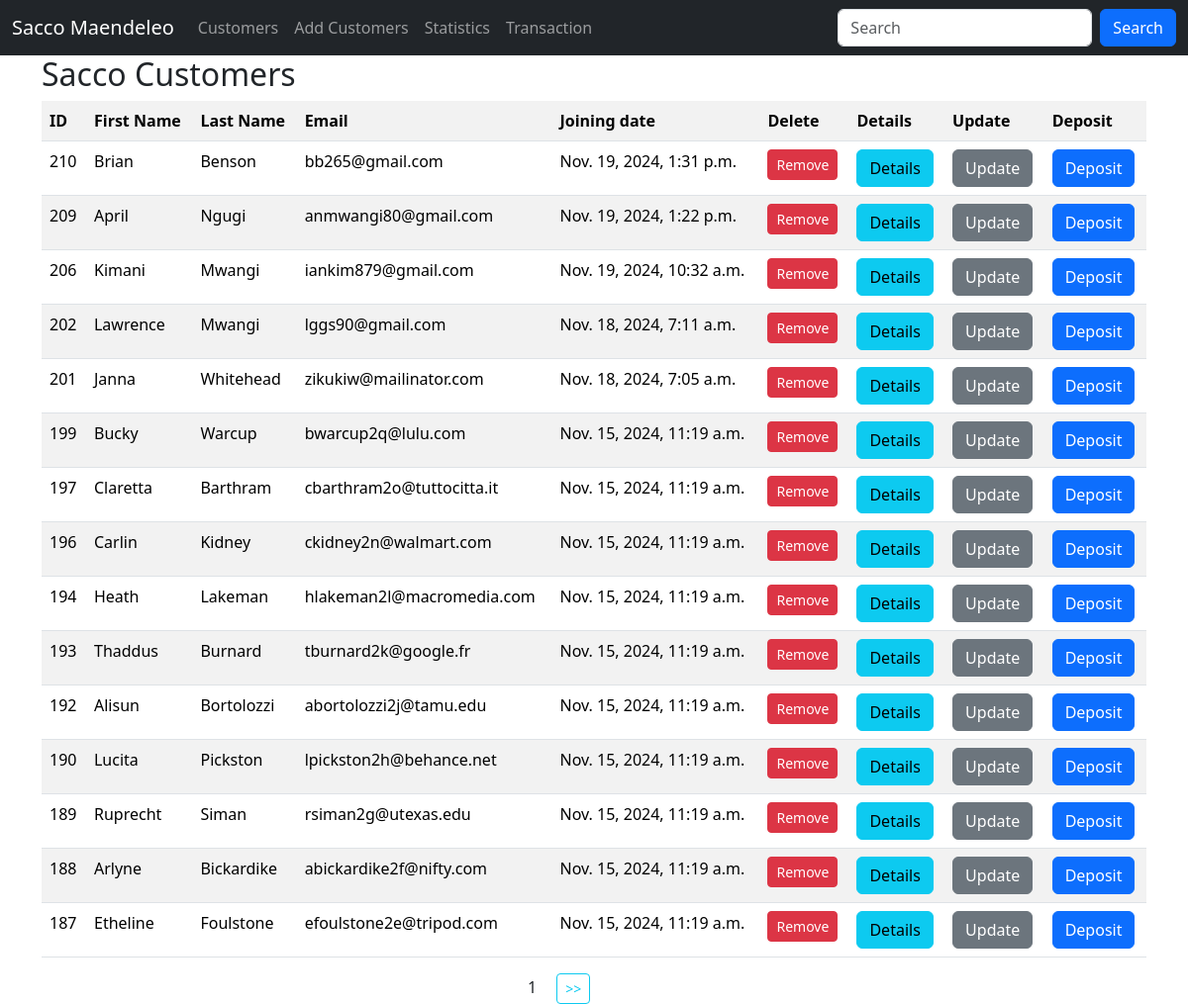
The app's page / (signed in), older data.
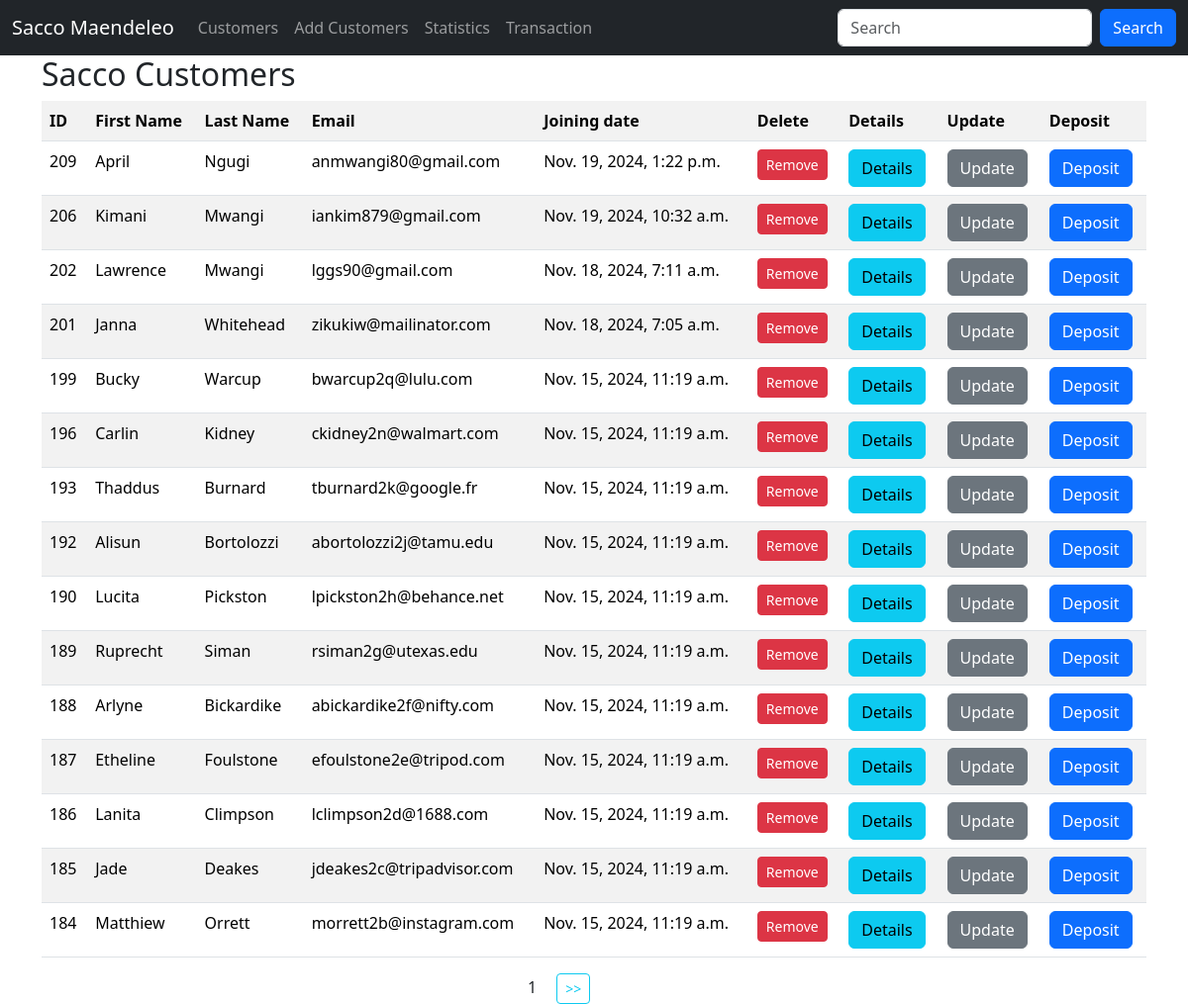
The same page, newer data.
### app/models.py (models this page shows, shortened)
class Customer(models.Model):
    first_name = models.CharField(max_length=30)
    last_name = models.CharField(max_length=30)
    email = models.EmailField(unique=True)
    dob = models.DateField()
    gender = models.CharField(max_length=10)
    weight = models.IntegerField(default=0)
    profile_pic = models.ImageField(upload_to=generate_unique_name, null=True)
    created_at = models.DateTimeField(auto_now_add=True)
    update_at = models.DateTimeField(auto_now=True)
    class Meta:
        db_table = 'customers'

### app/views.py (the view)
# urls.py: path('', views.customers, name='customers'),
@login_required  # decorator
def customers(request):
    data = Customer.objects.all().order_by(
        '-id').values()  # ORM-object relational marker select everything from customers
    paginator = Paginator(data, 15)
    page_number = request.GET.get('page', 1)
    try:
        paginated_data = paginator.page(page_number)
    except PageNotAnInteger | EmptyPage:
        paginated_data = paginator.page(1)
    return render(request, 'customers.html', {'data': paginated_data})

### templates/customers.html (shortened to what this page needs)
{% extends 'master.html' %}
{% block content %}
    <div class="container">
        <h2>Sacco Customers</h2>
        <table class="table table-striped">
            <tr>
                <th>ID</th>
                <th>First Name</th>
                <th>Last Name</th>
                <th>Email</th>
                <th>Joining date</th>
                {% if perms.app.delete_customer %}
                    <th>Delete</th>
                {% endif %}
                {% if perms.app.delete_customer %}
                    <th>Details</th>
                {% endif %}
                {% if perms.app.delete_customer %}
                    <th>Update</th>
                {% endif %}
                {% if perms.app.delete_customer %}
                    <th>Deposit</th>
                {% endif %}
            </tr>
            {% for customer in data.object_list %}
                <tr>
                <td>{{ customer.id }}</td>
                <td>{{ customer.first_name }}</td>
                <td>{{ customer.last_name }}</td>
                <td>{{ customer.email }}</td>
                <td>{{ customer.created_at }}</td>
                {% if perms.app.delete_customer %}
                    <td>
                        <a href="{% url 'remove_customer' customer.id %}" class="btn btn-danger btn-sm">Remove</a>
                    </td>
                {% endif %}
                {% if perms.app.customer_details %}
                    <td>
                        <a href="{% url 'customer_details' customer.id %}" class="btn btn-info bt-sm ">Details</a>
                    </td>
                {% endif %}
                {% if perms.app.update_customer %}
                    <td>
                        <a href="{% url 'update_customer' customer.id %}"
                           class="btn btn-secondary bt-sm ">Update</a>
                    </td>
                {% endif %}
                {% if perms.app.deposit %}
                    <td>
                        <a href="{% url 'deposit' customer.id %}" class="btn btn-primary bt-sm ">Deposit</a>
                    </td>
                {% endif %}
            {% empty %}
                <p>No customers in the sacco</p>
            {% endfor %}
        </table>
        <div class="row justify-content-center">
            <div class="col-sm-2">
                <span class="mx-3">{{ data.number }}</span>
                {% if data.has_next %}
                    <a class="btn btn-outline-info btn-sm" href="?page={{ data.next_page_number }}"> >> </a>
                {% endif %}
            </div>
        </div>
    </div>
{% endblock %}

### templates/master.html (shortened to what this page needs)
<!DOCTYPE html>
<html lang="en">
<head>
    <link href="https://cdn.jsdelivr.net/npm/bootstrap@5.3.3/dist/css/bootstrap.min.css" rel="stylesheet">
</head>
<body>
<nav class="navbar navbar-expand-sm navbar-dark bg-dark">
    <div class="container-fluid">
        <a class="navbar-brand" href="">Sacco Maendeleo</a>
        <div class="collapse navbar-collapse" id="mynavbar">
            <ul class="navbar-nav me-auto">
                <li class="nav-item">
                    <a class="nav-link" href="{% url 'customers' %}">Customers</a>
                </li>
                <li class="nav-item">
                    <a class="nav-link" href="{% url 'add_customers' %}">Add Customers</a>
                </li>
                <li class="nav-item">
                    <a class="nav-link" href="#">Statistics</a>
                </li>
                <li class="nav-item">
                    <a class="nav-link" href="#">Transaction</a>
                </li>
            </ul>
            <form class="d-flex" method="get" action="{% url 'search_customer' %}">
                <input class="form-control me-2" type="text" name="search" placeholder="Search">
                <button class="btn btn-primary" type="submit">Search</button>
            </form>
        </div>
    </div>
</nav>
{% block content %}
{% endblock %}
</body>
</html>

Row changes from the older to the newer data that the page shows:
removed Customer: id "210", first_name "Brian", last_name "Benson", email "bb265@gmail.com", created_at "Nov. 19, 2024, 1:31 p.m."
removed Customer: id "197", first_name "Claretta", last_name "Barthram", email "cbarthram2o@tuttocitta.it", created_at "Nov. 15, 2024, 11:19 a.m."
removed Customer: id "194", first_name "Heath", last_name "Lakeman", email "hlakeman2l@macromedia.com", created_at "Nov. 15, 2024, 11:19 a.m."
now on this page (row unchanged): Customer: id "186", first_name "Lanita", last_name "Climpson", email "lclimpson2d@1688.com", created_at "Nov. 15, 2024, 11:19 a.m."
now on this page (row unchanged): Customer: id "185", first_name "Jade", last_name "Deakes", email "jdeakes2c@tripadvisor.com", created_at "Nov. 15, 2024, 11:19 a.m."
now on this page (row unchanged): Customer: id "184", first_name "Matthiew", last_name "Orrett", email "morrett2b@instagram.com", created_at "Nov. 15, 2024, 11:19 a.m."
